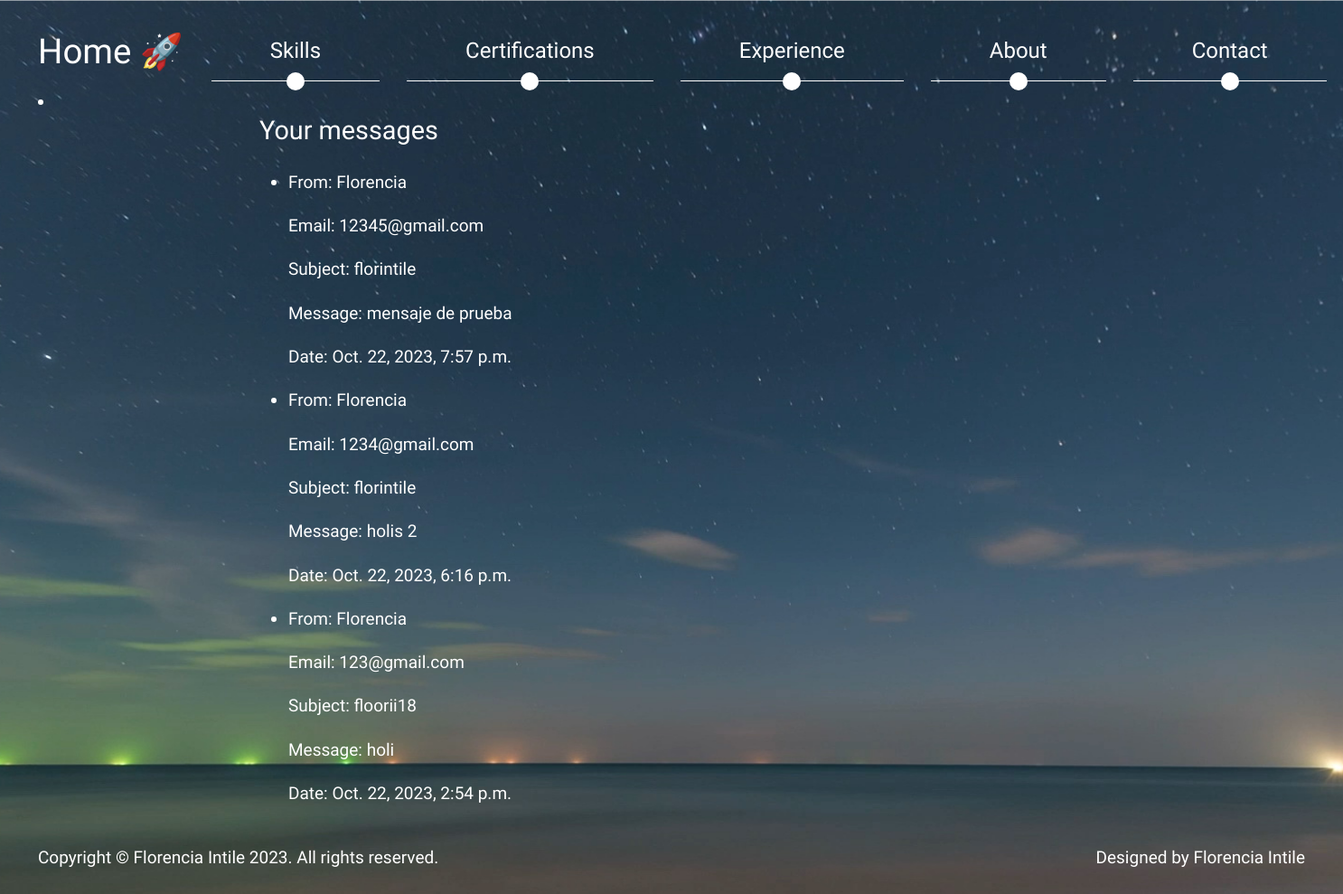
Screenshot of /contact/ (signed in) with the database file from the repository.
### BaseFinalProjectApp/models.py (models this page shows, shortened)
class ContactForm(models.Model):
    name = models.CharField(max_length=100)
    email = models.EmailField()
    subject = models.CharField(max_length=100)
    message = models.TextField(blank=True, null=True)
    date = models.DateTimeField(auto_now_add=True)
    user = models.ForeignKey(User, on_delete=models.CASCADE, default=None)
    class Meta:
        ordering = ['-date']

### BaseFinalProjectApp/views.py (the view)
# urls.py: path('contact/', views.contact_view, name="contact"),
@login_required
def contact_view(request):
    form = ContactFormModelForm(request.POST or None)
    context ={}
    if request.method == 'POST':
        if form.is_valid():
            form.instance.user = request.user
            form.save()
            django_messages.success(request, 'Message sent successfully.')
            form = ContactFormModelForm()
    if request.user.is_superuser:
        messages = ContactForm.objects.all()
    else:
        messages = ContactForm.objects.filter(user=request.user)
    context={'form': form,
             'messages': messages}
    return render(request, 'contact.html', context)

### BaseFinalProjectApp/context_processors.py (called while the page is built)
def avatar_context(request):
    try:
        avatar_url = Avatar.objects.filter(user=request.user.id)[0].image.url
    except IndexError:
        avatar_url = None
    return {'avatar_url': avatar_url}

### BaseFinalProjectApp/templates/contact.html (shortened to what this page needs)
{% extends "layout.html" %}
{% block content %}
{% load static %}
{% if user.is_superuser %}
<li data-page-no="4">
    <div class="mx-auto page-width-2">
        <h2 class="mb-4">Your messages</h2>
        <ul> {% if messages %}
                {% for message in messages %}
                <li class="mx-auto page-width-2">
                    <p><strong>From:</strong> {{ message.name }}</p>
                    <p><strong>Email:</strong> {{ message.email }}</p>
                    <p><strong>Subject:</strong> {{ message.subject }}</p>
                    <p><strong>Message:</strong> {{ message.message }}</p>
                    <p><strong>Date:</strong> {{ message.date }}</p>
                </li>
                {% endfor %}
            {% endif %}
        </ul>
    </div>
</li>
{% endif %}
{% endblock content %}

### BaseFinalProjectApp/templates/layout.html (shortened to what this page needs)
<!DOCTYPE html>
<html lang="en">
<head>
  {% load static %}
    <link rel="stylesheet" href="{% static 'css/bootstrap.min.css' %}">
    <link rel="stylesheet" href="{% static 'css/slick.css' %}" type="text/css" />
    <link rel="stylesheet" href="{% static 'css/templatemo-style.css' %}">
</head>
<body>
    <video autoplay muted loop id="bg-video">
        <source src="{% static 'video/gfp-astro-timelapse.mp4' %}" type="video/mp4">
    </video>
    <div class="page-container">
      <div class="container-fluid">
        <div class="row">
          <div class="col-xs-12">
            <div class="cd-slider-nav">
              <nav class="navbar navbar-expand-lg" id="tm-nav">
                <a class="navbar-brand" href="{% url 'home' %}">Home 🚀</a>
                  <div class="collapse navbar-collapse" id="navbar-supported-content">
                    <ul class="navbar-nav mb-2 mb-lg-0">
                      <li class="nav-item">
                        <a class="nav-link" aria-current="page" href="{% url 'skills' %}" data-no="1">Skills</a>
                        <div class="circle"></div>
                      </li>
                      <li class="nav-item">
                        <a class="nav-link" href="{% url 'certifications' %}" data-no="2">Certifications</a>
                        <div class="circle"></div>
                      </li>
                      <li class="nav-item">
                        <a class="nav-link" href="{% url 'experience' %}" data-no="3">Experience</a>
                        <div class="circle"></div>
                      </li>
                      <li class="nav-item">
                        <a class="nav-link" href="{% url 'about' %}" data-no="4">About</a>
                        <div class="circle"></div>
                      </li>{% if user.is_authenticated %}
                      <li class="nav-item">
                        <a class="nav-link" href="{% url 'contact' %}" data-no="5">Contact</a>
                        <div class="circle"></div>
                      </li>
                      {% endif %}
                    </ul>
                  </div>
              </nav>
            </div>
          </div>
        </div>
      </div>
      <div class="container-fluid tm-content-container">
        {% block content %}
        {% endblock content %}
    </div>
    <div class="container-fluid">
      <footer class="row mx-auto tm-footer">
        <div class="col-md-6 px-0">
          Copyright © Florencia Intile 2023. All rights reserved.
        </div>
        <div class="col-md-6 px-0 tm-footer-right">
          Designed by <a rel="sponsored" href="https://www.linkedin.com/in/florenciaintile/" target="_blank" class="tm-link-white">Florencia Intile</a>
        </div>
      </footer>
    </div>
  </div>
</body>
</html>

### BaseFinalProjectApp/static/css/templatemo-style.css (style rules this page uses)
html, body, .page-container { height: 100%; }
body { font-family: 'Source Sans Pro', sans-serif; font-size: 19px; font-weight: 300; color: white; line-height: 1.5; }
a { color: #9F6; text-decoration: none; transition: all 0.3s ease; }
p { line-height: 1.7; }
h2 { font-size: 1.8rem; }
.page-container { display: flex; flex-direction: column; justify-content: space-between; padding-left: 30px; padding-right: 30px; }
.container-fluid { max-width: 1860px; }
#bg-video { position: fixed; left: 50%; top: 50%; bottom: auto; right: auto; min-width: 100%; min-height: 100%; transform: translateX(-50%) translateY(-50%); z-index: -100; background-image: url(../img/tm-astro-bg.jpg); background-position: center; background-size: cover; background-repeat: no-repeat; }
#tm-nav { z-index: 1000; }
.navbar a { color: white; }
.navbar-brand { font-size: 2.4rem; }
.navbar { margin-top: 15px; }
.navbar .navbar-nav .nav-item { margin-left: 15px; margin-right: 15px; }
.navbar .navbar-nav .nav-item .nav-link { font-size: 1.5rem; padding: 15px 65px; border-bottom: 1px solid white; }
.nav-item { position: relative; }
.circle { position: absolute; left: calc(50% - 10px); bottom: -10px; width: 20px; height: 20px; background-color: white; border-radius: 50%; }
.tm-link-white { color: white; }
.page-width-2 { max-width: 912px; }
.tm-footer { padding-top: 25px; padding-bottom: 25px; width: 100%; display: flex; justify-content: space-between; }
.tm-footer-right { text-align: right; }
@media (min-width: 992px) { .navbar-expand-lg .navbar-collapse { justify-content: flex-end; } }

### rows the page displays
ContactForm: name "Florencia", email "12345@gmail.com", subject "florintile", message "mensaje de prueba", date "Oct. 22, 2023, 7:57 p.m."
ContactForm: name "Florencia", email "1234@gmail.com", subject "florintile", message "holis 2", date "Oct. 22, 2023, 6:16 p.m."
ContactForm: name "Florencia", email "123@gmail.com", subject "floorii18", message "holi", date "Oct. 22, 2023, 2:54 p.m."
